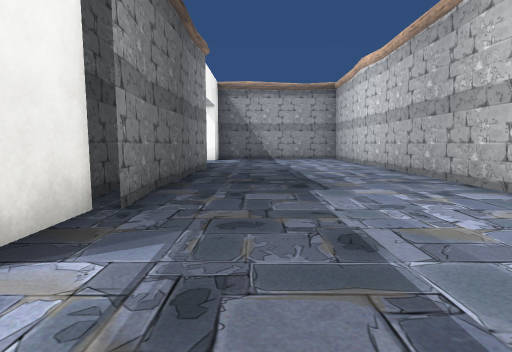
[1] (above)

22 first-person views from a walk through a scene from a Unity 3-D project. The camera is 1.2 m above the floor, tilts 6° down and sees 80° across. The floor is counted in squares, 2 m on a side. Each view is taken from the middle of a square. On the plan, view 1 faces up. The plan holds only what a view shows up to about 9 squares ahead; the rest is blank. The place goes on beyond the plan. Some surface patterns are stand-ins.

[2]
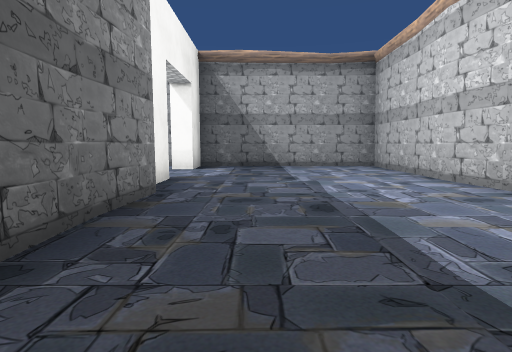

[3]
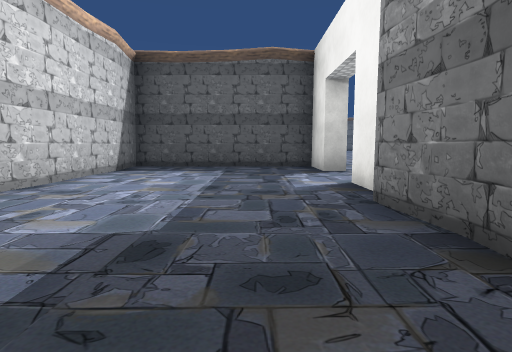

[4]
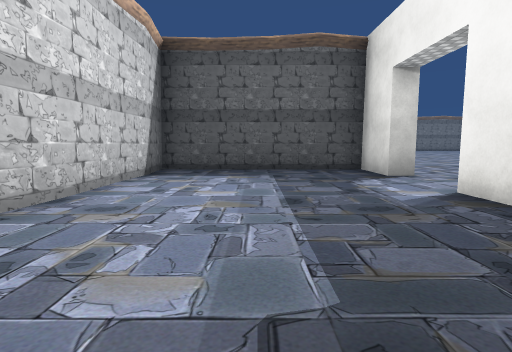

[5]
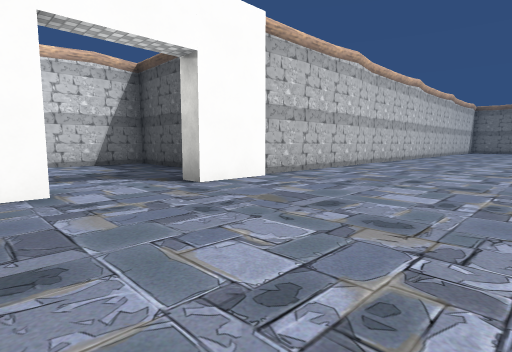

[6]
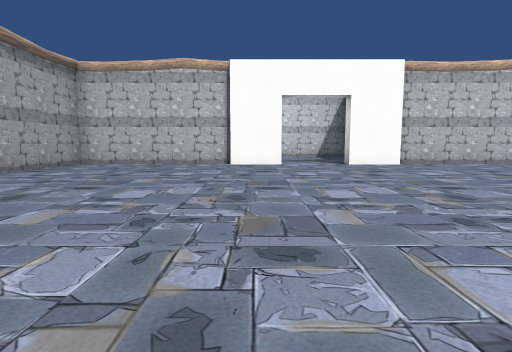

[7]
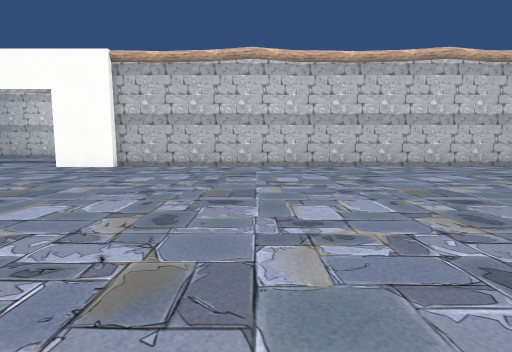

[8]
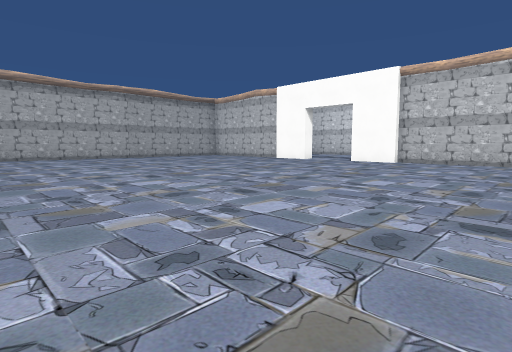

[9]
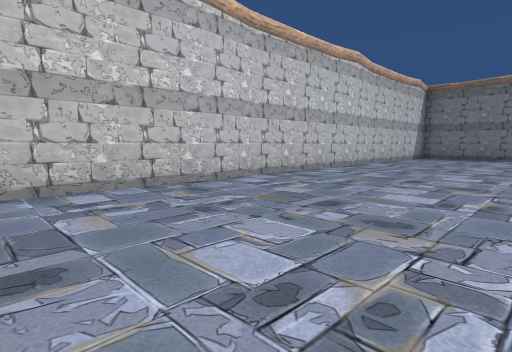

[10]
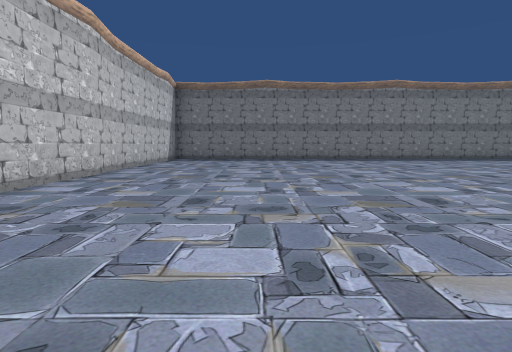

[11]
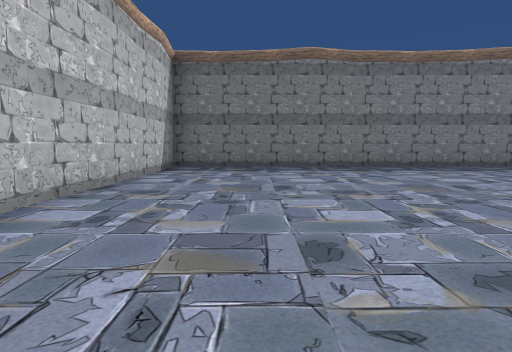

[12]
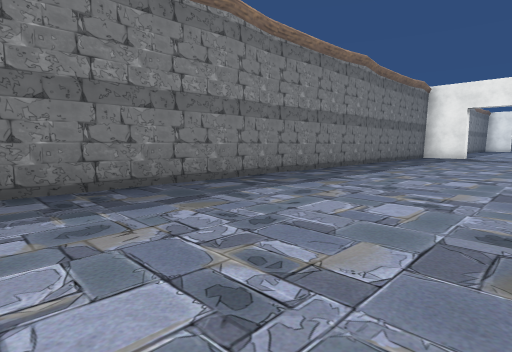

[13]
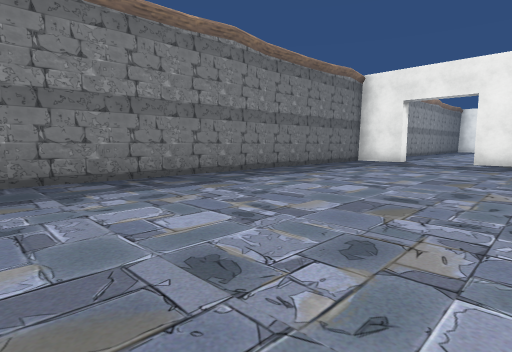

[14]
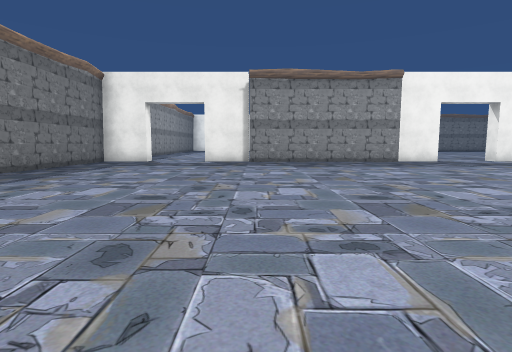

[15]
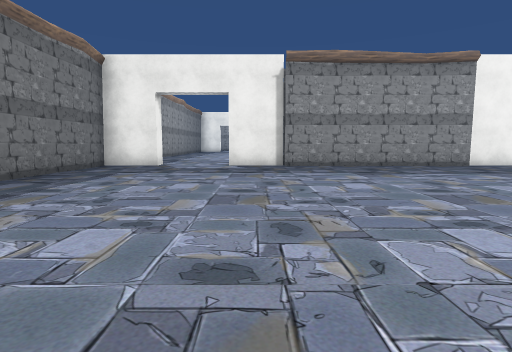

[16]
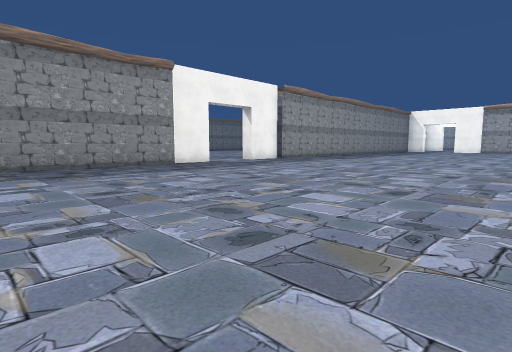

[17]
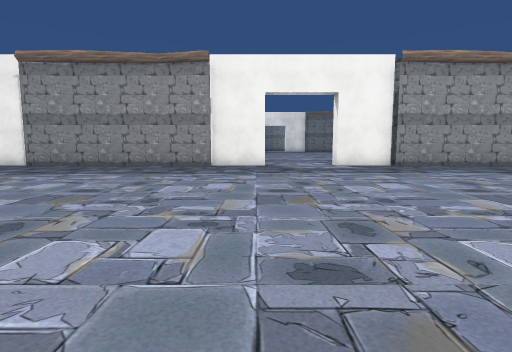

[18]
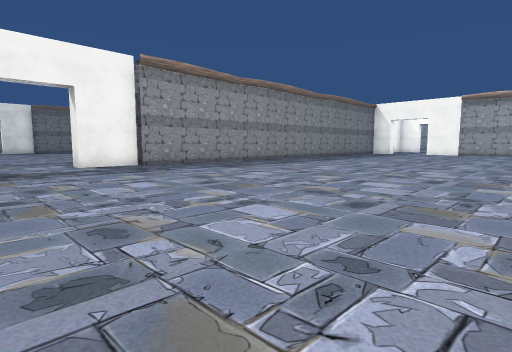

[19]
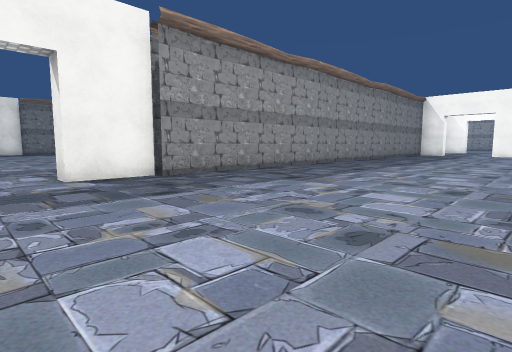

[20]
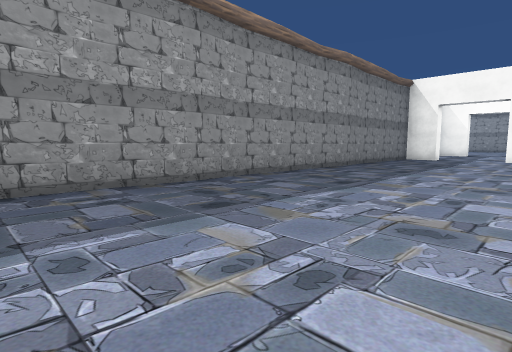

[21]
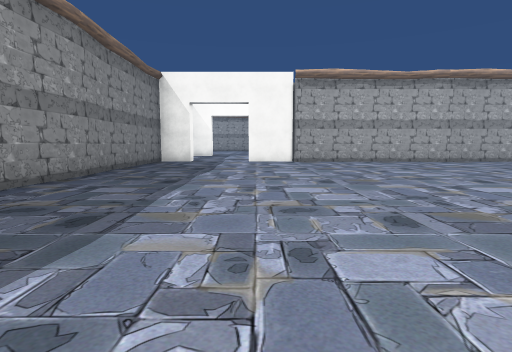

[22]
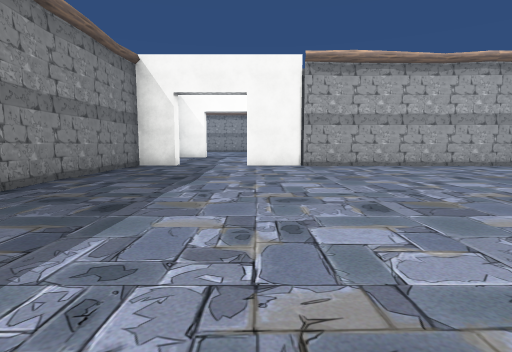

### Floor plan
Points are (right, up) in squares from view 1. A wall is a line through its corners. A room is listed if a view was taken in it or the views show most of it. See-through windows are left out.
Room 1 (views 1, 2, 3, 4)
walls: (-1.4, 5.2) (-1.5, 4.7); (3.1, 3.7) (3, 6.5); (3.2, 6.4) (3.2, 8) (3.1, 9.1) (3.3, 12.2) (1.9, 12.3); (-1.9, 4.2) (-1.8, 3.2); (-1.3, 7.4) (-1.3, 6.4); (-1.5, 2.8) (-1.5, 1.2); (-1.4, 7.8) (-1.2, 2.7); (3.1, 1.4) (3.2, 2.4); (-1.5, 9.2) (-1.5, 8.5); (2.9, -0.9) (3, 0.2); (-2, -0.8) (-1.5, -0.8) (-1.5, -2.2) (-0.4, -2.1); (-0.5, -2.1) (3.2, -2.3); (3.2, -2) (3.1, 1.5); (0.8, 12.4) (-0.5, 12.5); (3.3, 12.4) (-1.5, 12.2) (-1.5, 11.2) (-2, 11.2)
ways out: opening at (-2, 0.5) to room 2; opening at (-2, 10.5)
Room 2 (views 5, 6, 7, 8, 9, 10, 11, 12, 13, 14, 15, 16, 17, 18, 19, 20, 21, 22)
walls: (-1.8, -7.5) (-1.8, -7); (-2, -6) (-2, -0.8); (-1.8, -7.1) (-1.9, -5.9); (-2, -11) (-2, -7.4); (-1.8, -12.1) (-1.9, -10.9); (-21.5, -7.1) (-21.5, -8.7) (-22, -8.7); (-1.8, -13.6) (-1.8, -12); (-21.5, -10.8) (-21.5, -12.2); (-21.2, -12.4) (-21.4, -15.4); (-21.2, -2.6) (-21.4, -5.3); (-21.3, -13.5) (-21.2, -17.1); (-2, -16) (-2, -13.5); (-2, 1.1) (-2, 2.8); (-1.8, -17.1) (-1.9, -15.9); (-1.8, -17.5) (-1.8, -17); (-21.5, -17.2) (-21.5, -18.8); (-1.9, -18.6) (-1.8, -17.4); (-21.5, 1.5) (-21.2, -7.3); (-12.1, -22.2) (-3, -22); (-13.1, -22.1) (-11.9, -22.2); (-8.1, -22.1) (-7, -22.2); (-21.2, 2.4) (-21.4, -0.3); (-2, -19.5) (-2, -18.5); (-15.5, -21.9) (-14.3, -22); (-14.5, -22.3) (-13, -22.3); (-5.5, -22) (-2, -22.3); (-1.8, -19.9) (-1.8, -19.3); (-16.6, -22.1) (-15.3, -22.1); (-21.5, 3) (-21.5, 2); (-12.2, 7.2) (-14.8, 7.4); (-11, 7.4) (-16.8, 7.2); (-17, -22.4) (-16.5, -22.4); (-18.1, -22.1) (-16.9, -22.2); (-2, -21) (-2, -19.8); (-16.6, 7.5) (-18.2, 7.5); (-1.8, -21.9) (-1.9, -20.9); (-22, -20.7) (-21.5, -20.7) (-21.5, -22.2) (-18, -22.1); (-3, 7.3) (-4.4, 7.3); (-1.9, 7.2) (-3.2, 7.3); (-20.2, 7.5) (-21.2, 7.5) (-21.4, 4.1) (-21.2, 2.9)
ways out: opening at (-2, 0.5) to room 1; opening at (-22, -19.5); opening at (-22, -9.5); opening at (-19.5, 8)

Positions as (right, up) in squares from view 1, and headings:
1: (0, 0), facing up
2: (0, 4), facing up
3: (0, 6), facing down
4: (1, 5), facing down
5: (-6, 2), facing down-right
6: (-11, 2), facing right
7: (-10, -6), facing right
8: (-12, -6), facing up-right
9: (-6, -8), facing down-right
10: (-5, -10), facing down
11: (-4, -14), facing down
12: (-7, -18), facing down-left
13: (-11, -17), facing down-left
14: (-11, -17), facing left
15: (-13, -18), facing left
16: (-13, -17), facing up-left
17: (-13, -11), facing left
18: (-13, -11), facing up-left
19: (-16, -10), facing up-left
20: (-17, -5), facing up-left
21: (-18, -3), facing up
22: (-18, -1), facing up
